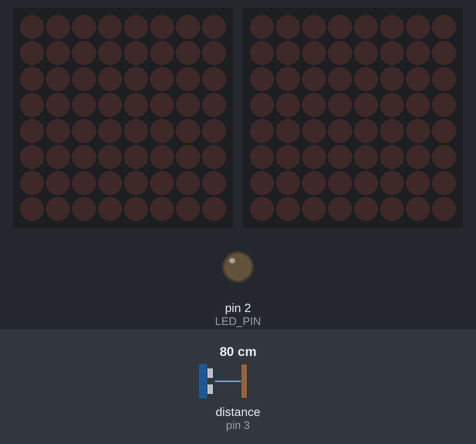
Simulated run of this sketch. Board: Arduino Uno, built with avr-gcc and run on an emulated ATmega328P. Parts: 2 × 8×8 LED matrix, output pins drawn as LEDs (lit = HIGH). Wiring (inferred from the names in the program): ultrasonic range finder: trigger pin 4; echo pin 3. The inputs (shaded band) are chosen by the test bench; at power-on: distance to the obstacle (sensor on pin 3) 80 cm. The echo pulse lasts 58.3 µs per cm; random numbers use the default seed unless the sketch sets one; pins used as bus, display or sensor lines are not drawn.

Above: at 1.2 s.
1.3 s: distance to the obstacle (sensor on pin 3) set to 12 cm
2.8 s: distance to the obstacle (sensor on pin 3) set to 9 cm
At 3.5 s:
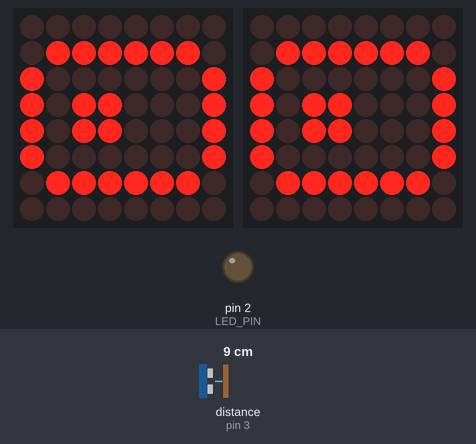
At 5.27 s:
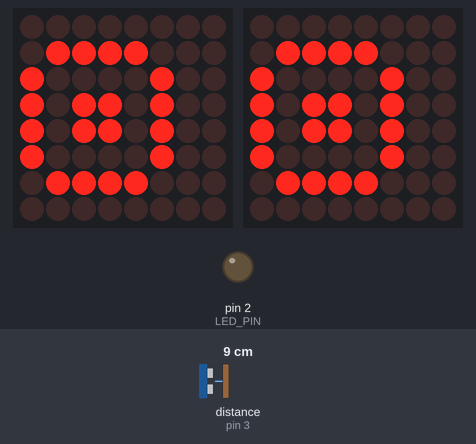
5.8 s: distance to the obstacle (sensor on pin 3) set to 18 cm
7.3 s: distance to the obstacle (sensor on pin 3) set to 2 cm
At 8.88 s:
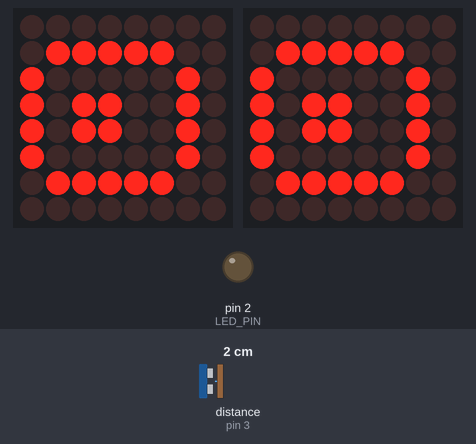
Timing chart, 0 to 10.4 s (numbered marks = the images above; inputs shaded):
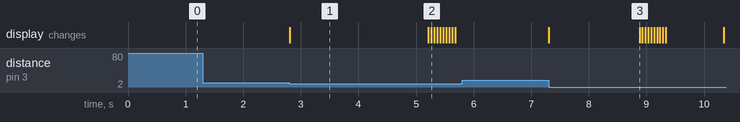

Measured:
- the behaviour switches between 11 and 10 cm on distance to the obstacle (sensor on pin 3) (found by bisection; images 0 and 1)
- after the input at 1.3 s, every drawn part: stays the same
- after the input at 2.8 s, the display: changes at once (image 1)
- after the input at 5.8 s, every drawn part: stays the same
- after the input at 7.3 s, the display: first changes at once (image 3 shows a later state)
- what the display in image 1 shows lasts 2.4 s, from 2.8 s to 5.2 s

The sketch:

LED_Matrix_Eyes2.ino
```cpp
/*
 Created by Rui Santos

 All the resources for this project:
 https://randomnerdtutorials.com/
*/

#include "LedControl.h"
#include "binary.h"

/*
 DIN connects to pin 12
 CLK connects to pin 11
 CS connects to pin 10
*/
LedControl lc=LedControl(12,11,10,1);
LedControl lv=LedControl(7,8,9,1);
int x;
// delay time between faces
unsigned long delaytime=1000;

//Configuration For Ultrasonic sensors
const int TRIG_PIN = 4; // Arduino pin connected to Ultrasonic Sensor's TRIG pin
const int ECHO_PIN = 3; // Arduino pin connected to Ultrasonic Sensor's ECHO pin
const int DISTANCE_THRESHOLD = 10; // centimeters
const int LED_PIN  = 2; // Arduino pin connected to LED's pin

// variables will change:
float duration_us, distance_cm,duration_uk , distance_cn;


// happy face
byte Eyes1[8]= {B0000000,B01111110,B10000001,B10110001,B10110001,B10000001,B01111110,B0000000};
byte Eyes2[8]= {B0000000,B01111110,B10000001,B10110001,B10110001,B10000001,B01111110,B0000000};

byte Eyes3[8]= {B0000000,B01111100,B10000010,B10110010,B10110010,B10000010,B01111100,B0000000};
byte Eyes4[8]= {B0000000,B01111100,B10000010,B10110010,B10110010,B10000010,B01111100,B0000000};

byte Eyes5[8]= {B0000000,B01111000,B10000100,B10110100,B10110100,B10000100,B01111000,B0000000};
byte Eyes6[8]= {B0000000,B01111000,B10000100,B10110100,B10110100,B10000100,B01111000,B0000000};

byte Eyes7[8]= {B0000000,B00110000,B01001000,B01111000,B01111000,B01001000,B00110000,B0000000};
byte Eyes8[8]= {B0000000,B00110000,B01001000,B01111000,B01111000,B01001000,B00110000,B0000000};

byte Eyes9[8]= {B0000000,B00100000,B01010000,B01110000,B01110000,B01010000,B00100000,B0000000};
byte Eyes10[8]= {B0000000,B00100000,B01010000,B01110000,B01110000,B01010000,B00100000,B0000000};

byte Eyes11[8]= {B0000000,B00100000,B01100000,B01100000,B01100000,B01100000,B00100000,B0000000};
byte Eyes12[8]= {B0000000,B00100000,B01100000,B01100000,B01100000,B01100000,B00100000,B0000000};\

byte Eyes13[8]= {B0000000,B0000000,B0000000,B0000000,B0000000,B0000000,B0000000,B0000000};
byte Eyes14[8]= {B0000000,B0000000,B0000000,B0000000,B0000000,B0000000,B0000000,B0000000};

byte Eyes15[8]= {B00111100,B01000010,B10000001,B10000001,B10000001,B10000001,B01000010,B00111100};
byte Eyes16[8]= {B00111100,B01000010,B10000001,B10000001,B10000001,B10000001,B01000010,B00111100};

long randNumber;
long randNumber2;
void setup() {
  Serial.begin(9600);
  lc.shutdown(0,false);
  // Set brightness to a medium value
  lc.setIntensity(0,2);
  // Clear the display
  lc.clearDisplay(0);

  lv.shutdown(0,false);
  // Set brightness to a medium value
  lv.setIntensity(0,2);
  // Clear the display
  lv.clearDisplay(0);

  //For UltraSonic Sensor
  pinMode(TRIG_PIN, OUTPUT); // set arduino pin to output mode
  pinMode(ECHO_PIN, INPUT);  // set arduino pin to input mode
  pinMode(LED_PIN, OUTPUT);  // set arduino pin to input mode
}

void drawFaces1(){
  // Display Eyes1
  lc.setRow(0,0,Eyes1[0]);
  lc.setRow(0,1,Eyes1[1]);
  lc.setRow(0,2,Eyes1[2]);
  lc.setRow(0,3,Eyes1[3]);
  lc.setRow(0,4,Eyes1[4]);
  lc.setRow(0,5,Eyes1[5]);
  lc.setRow(0,6,Eyes1[6]);
  lc.setRow(0,7,Eyes1[7]);


  // Display Eyes2
  lv.setRow(0,0,Eyes2[0]);
  lv.setRow(0,1,Eyes2[1]);
  lv.setRow(0,2,Eyes2[2]);
  lv.setRow(0,3,Eyes2[3]);
  lv.setRow(0,4,Eyes2[4]);
  lv.setRow(0,5,Eyes2[5]);
  lv.setRow(0,6,Eyes2[6]);
  lv.setRow(0,7,Eyes2[7]);
}

void drawFaces2(){
  // Display Eyes1
  lc.setRow(0,0,Eyes3[0]);
  lc.setRow(0,1,Eyes3[1]);
  lc.setRow(0,2,Eyes3[2]);
  lc.setRow(0,3,Eyes3[3]);
  lc.setRow(0,4,Eyes3[4]);
  lc.setRow(0,5,Eyes3[5]);
  lc.setRow(0,6,Eyes3[6]);
  lc.setRow(0,7,Eyes3[7]);

  // Display Eyes2
  lv.setRow(0,0,Eyes4[0]);
  lv.setRow(0,1,Eyes4[1]);
  lv.setRow(0,2,Eyes4[2]);
  lv.setRow(0,3,Eyes4[3]);
  lv.setRow(0,4,Eyes4[4]);
  lv.setRow(0,5,Eyes4[5]);
  lv.setRow(0,6,Eyes4[6]);
  lv.setRow(0,7,Eyes4[7]);
}

void drawFaces3(){
  // Display Eyes1
  lc.setRow(0,0,Eyes5[0]);
  lc.setRow(0,1,Eyes5[1]);
  lc.setRow(0,2,Eyes5[2]);
  lc.setRow(0,3,Eyes5[3]);
  lc.setRow(0,4,Eyes5[4]);
  lc.setRow(0,5,Eyes5[5]);
  lc.setRow(0,6,Eyes5[6]);
  lc.setRow(0,7,Eyes5[7]);

  // Display Eyes2
  lv.setRow(0,0,Eyes6[0]);
  lv.setRow(0,1,Eyes6[1]);
  lv.setRow(0,2,Eyes6[2]);
  lv.setRow(0,3,Eyes6[3]);
  lv.setRow(0,4,Eyes6[4]);
  lv.setRow(0,5,Eyes6[5]);
  lv.setRow(0,6,Eyes6[6]);
  lv.setRow(0,7,Eyes6[7]);
}

void drawFaces4(){
  // Display Eyes1
  lc.setRow(0,0,Eyes7[0]);
  lc.setRow(0,1,Eyes7[1]);
  lc.setRow(0,2,Eyes7[2]);
  lc.setRow(0,3,Eyes7[3]);
  lc.setRow(0,4,Eyes7[4]);
  lc.setRow(0,5,Eyes7[5]);
  lc.setRow(0,6,Eyes7[6]);
  lc.setRow(0,7,Eyes7[7]);


  // Display Eyes2
  lv.setRow(0,0,Eyes8[0]);
  lv.setRow(0,1,Eyes8[1]);
  lv.setRow(0,2,Eyes8[2]);
  lv.setRow(0,3,Eyes8[3]);
  lv.setRow(0,4,Eyes8[4]);
  lv.setRow(0,5,Eyes8[5]);
  lv.setRow(0,6,Eyes8[6]);
  lv.setRow(0,7,Eyes8[7]);
}

void drawFaces5(){
  // Display Eyes1
  lc.setRow(0,0,Eyes9[0]);
  lc.setRow(0,1,Eyes9[1]);
  lc.setRow(0,2,Eyes9[2]);
  lc.setRow(0,3,Eyes9[3]);
  lc.setRow(0,4,Eyes9[4]);
  lc.setRow(0,5,Eyes9[5]);
  lc.setRow(0,6,Eyes9[6]);
  lc.setRow(0,7,Eyes9[7]);

  // Display Eyes2
  lv.setRow(0,0,Eyes10[0]);
  lv.setRow(0,1,Eyes10[1]);
  lv.setRow(0,2,Eyes10[2]);
  lv.setRow(0,3,Eyes10[3]);
  lv.setRow(0,4,Eyes10[4]);
  lv.setRow(0,5,Eyes10[5]);
  lv.setRow(0,6,Eyes10[6]);
  lv.setRow(0,7,Eyes10[7]);
}

void drawFaces6(){
  // Display Eyes1
  lc.setRow(0,0,Eyes11[0]);
  lc.setRow(0,1,Eyes11[1]);
  lc.setRow(0,2,Eyes11[2]);
  lc.setRow(0,3,Eyes11[3]);
  lc.setRow(0,4,Eyes11[4]);
  lc.setRow(0,5,Eyes11[5]);
  lc.setRow(0,6,Eyes11[6]);
  lc.setRow(0,7,Eyes11[7]);

  // Display Eyes2
  lv.setRow(0,0,Eyes12[0]);
  lv.setRow(0,1,Eyes12[1]);
  lv.setRow(0,2,Eyes12[2]);
  lv.setRow(0,3,Eyes12[3]);
  lv.setRow(0,4,Eyes12[4]);
  lv.setRow(0,5,Eyes12[5]);
  lv.setRow(0,6,Eyes12[6]);
  lv.setRow(0,7,Eyes12[7]);
}

void drawFaces7(){
  // Display Eyes1
  lc.setRow(0,0,Eyes15[0]);
  lc.setRow(0,1,Eyes15[1]);
  lc.setRow(0,2,Eyes15[2]);
  lc.setRow(0,3,Eyes15[3]);
  lc.setRow(0,4,Eyes15[4]);
  lc.setRow(0,5,Eyes15[5]);
  lc.setRow(0,6,Eyes15[6]);
  lc.setRow(0,7,Eyes15[7]);

  // Display Eyes2
  lv.setRow(0,0,Eyes16[0]);
  lv.setRow(0,1,Eyes16[1]);
  lv.setRow(0,2,Eyes16[2]);
  lv.setRow(0,3,Eyes16[3]);
  lv.setRow(0,4,Eyes16[4]);
  lv.setRow(0,5,Eyes16[5]);
  lv.setRow(0,6,Eyes16[6]);
  lv.setRow(0,7,Eyes16[7]);
}


void ShutEyes(){
  // Display Eyes1
  lc.setRow(0,0,Eyes13[0]);
  lc.setRow(0,1,Eyes13[1]);
  lc.setRow(0,2,Eyes13[2]);
  lc.setRow(0,3,Eyes13[3]);
  lc.setRow(0,4,Eyes13[4]);
  lc.setRow(0,5,Eyes13[5]);
  lc.setRow(0,6,Eyes13[6]);
  lc.setRow(0,7,Eyes13[7]);

  // Display Eyes2
  lv.setRow(0,0,Eyes14[0]);
  lv.setRow(0,1,Eyes14[1]);
  lv.setRow(0,2,Eyes14[2]);
  lv.setRow(0,3,Eyes14[3]);
  lv.setRow(0,4,Eyes14[4]);
  lv.setRow(0,5,Eyes14[5]);
  lv.setRow(0,6,Eyes14[6]);
  lv.setRow(0,7,Eyes14[7]);
}

void Blink(){
  do{

    randNumber = random(100, 3000);
    randNumber2 = random(40, 50);
    drawFaces1();
    delay(randNumber);
    drawFaces2();
    delay(randNumber2);
    drawFaces3();
    delay(randNumber2);
    drawFaces4();
    delay(randNumber2);
    drawFaces5();
    delay(randNumber2);
    drawFaces6();
    delay(randNumber2);
    drawFaces5();
    delay(randNumber2);
    drawFaces4();
    delay(randNumber2);
    drawFaces3();
    delay(randNumber2);
    drawFaces2();
    delay(randNumber2);
    drawFaces1();
    digitalWrite(TRIG_PIN, HIGH);
    delayMicroseconds(10);
    digitalWrite(TRIG_PIN, LOW);
    duration_uk = pulseIn(ECHO_PIN, HIGH);
    distance_cn = 0.017 * duration_uk;
  }
  while(distance_cn > DISTANCE_THRESHOLD);
  ShutEyes();
}

void loop(){
  digitalWrite(TRIG_PIN, HIGH);
  delayMicroseconds(10);
  digitalWrite(TRIG_PIN, LOW);
  duration_us = pulseIn(ECHO_PIN, HIGH);
  distance_cm = 0.017 * duration_us;
  if(distance_cm < DISTANCE_THRESHOLD)
  {
    Blink();
    delay(1000);
  }


}
```
